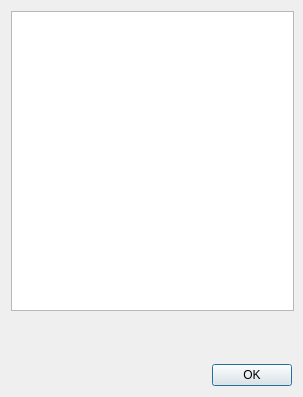
<?xml version="1.0" encoding="UTF-8"?>
<ui version="4.0">
 <class>dialog_highscore</class>
 <widget class="QDialog" name="dialog_highscore">
  <property name="geometry">
   <rect>
    <x>0</x>
    <y>0</y>
    <width>303</width>
    <height>397</height>
   </rect>
  </property>
  <property name="minimumSize">
   <size>
    <width>303</width>
    <height>250</height>
   </size>
  </property>
  <property name="windowTitle">
   <string>Highscore</string>
  </property>
  <layout class="QGridLayout" name="gridLayout_3">
   <item row="0" column="0">
    <layout class="QGridLayout" name="gridLayout">
     <item row="2" column="0">
      <layout class="QGridLayout" name="gridLayout_2">
       <item row="1" column="1">
        <widget class="QPushButton" name="btn_OK">
         <property name="text">
          <string>OK</string>
         </property>
        </widget>
       </item>
       <item row="1" column="0">
        <spacer name="horizontalSpacer">
         <property name="orientation">
          <enum>Qt::Horizontal</enum>
         </property>
         <property name="sizeHint" stdset="0">
          <size>
           <width>200</width>
           <height>20</height>
          </size>
         </property>
        </spacer>
       </item>
      </layout>
     </item>
     <item row="0" column="0">
      <widget class="QTableView" name="table_highscore">
       <property name="minimumSize">
        <size>
         <width>283</width>
         <height>300</height>
        </size>
       </property>
       <property name="maximumSize">
        <size>
         <width>283</width>
         <height>300</height>
        </size>
       </property>
       <property name="editTriggers">
        <set>QAbstractItemView::NoEditTriggers</set>
       </property>
       <property name="dragDropOverwriteMode">
        <bool>false</bool>
       </property>
       <property name="alternatingRowColors">
        <bool>true</bool>
       </property>
       <property name="showGrid">
        <bool>false</bool>
       </property>
       <property name="cornerButtonEnabled">
        <bool>false</bool>
       </property>
      </widget>
     </item>
     <item row="1" column="0">
      <spacer name="verticalSpacer">
       <property name="orientation">
        <enum>Qt::Vertical</enum>
       </property>
       <property name="sizeHint" stdset="0">
        <size>
         <width>20</width>
         <height>40</height>
        </size>
       </property>
      </spacer>
     </item>
    </layout>
   </item>
  </layout>
 </widget>
 <resources/>
 <connections/>
</ui>
